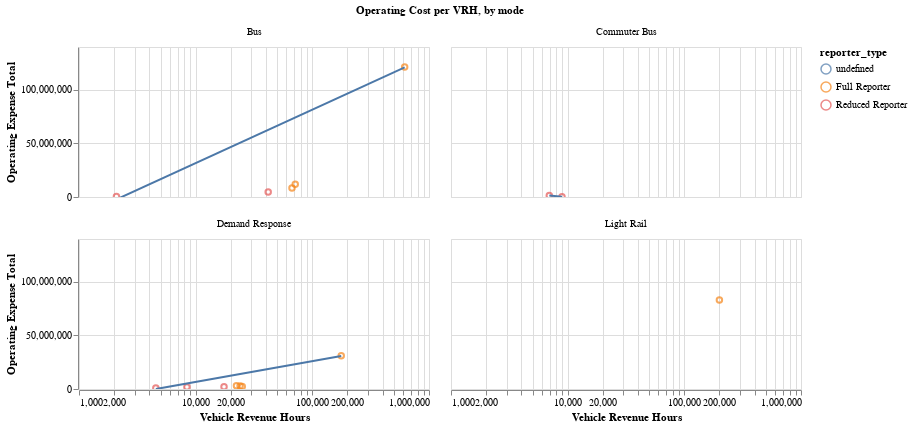

Notebook cell for this chart:
### Markdown cell above
### Operating cost per VRH
Lower is better

### Code cell
make_scatter(
    data=df_rename[df_rename["year"] == "2023"],
    y_ax="Operating Expense Total",
    x_ax="Vehicle Revenue Hours",
    color="reporter_type",
    log_scale=True,
    lin_y_ax=True,
    chart_title=""
).facet(
    facet=alt.Facet("mode", 
                    title="Operating Cost per VRH, by mode"
                   ),
    columns=2,
)

### Figure 1 — Vega-Lite specification as saved in the notebook (floating-point values rounded to 4 significant figures)
{"config": {"view": {"continuousWidth": 300, "continuousHeight": 300}}, "data": {"name": "data-b6f983303906ff6328cb42c3d90f9630"}, "facet": {"field": "mode", "title": "Operating Cost per VRH, by mode", "type": "nominal"}, "spec": {"layer": [{"mark": {"type": "point"}, "encoding": {"color": {"field": "reporter_type", "type": "nominal"}, "tooltip": [{"field": "Vehicle Revenue Hours", "type": "quantitative"}, {"field": "Operating Expense Total", "type": "quantitative"}, {"field": "agency_name", "type": "nominal"}, {"field": "year", "type": "nominal"}, {"field": "service", "type": "nominal"}, {"field": "mode", "type": "nominal"}], "x": {"field": "Vehicle Revenue Hours", "scale": {"type": "log"}, "type": "quantitative"}, "y": {"field": "Operating Expense Total", "type": "quantitative"}}, "name": "view_4", "title": ""}, {"mark": {"type": "line"}, "encoding": {"color": {"field": "reporter_type", "type": "nominal"}, "tooltip": [{"field": "Vehicle Revenue Hours", "type": "quantitative"}, {"field": "Operating Expense Total", "type": "quantitative"}, {"field": "agency_name", "type": "nominal"}, {"field": "year", "type": "nominal"}, {"field": "service", "type": "nominal"}, {"field": "mode", "type": "nominal"}], "x": {"field": "Vehicle Revenue Hours", "scale": {"type": "log"}, "type": "quantitative"}, "y": {"field": "Operating Expense Total", "type": "quantitative"}}, "title": "", "transform": [{"on": "Vehicle Revenue Hours", "regression": "Operating Expense Total"}]}], "height": 150, "width": 350}, "columns": 2, "params": [{"name": "param_4", "select": {"type": "interval", "encodings": ["x", "y"]}, "bind": "scales", "views": ["view_4"]}], "$schema": "https://vega.github.io/schema/vega-lite/v5.20.1.json", "datasets": {"data-b6f983303906ff6328cb42c3d90f9630": [{"agency_name": "City of Davis (DCT) - Transit/Parks and Community Services", "agency_status": "Active", "city": "Davis", "mode": "Demand Response", "service": "Directly Operated", "ntd_id": "90167", "reporter_type": "Reduced Reporter", "reporting_module": "Urban", "state": "CA", "primary_uza_name": "Davis, CA", "year": "2023", "Unlinked Passenger Trips": 12956, "Vehicle Revenue Hours": 4558, "Vehicle Revenue Miles": 47130, "Operating Expense Total": 910233, "RTPA": "Sacramento Area Council of Governments", "_merge": "both"}, {"agency_name": "County of Sacramento Municipal Services Agency (SCT Link) - Department of Transportation", "agency_status": "Active", "city": "Sacramento", "mode": "Demand Response", "service": "Purchased Transportation", "ntd_id": "90216", "reporter_type": "Reduced Reporter", "reporting_module": "Urban", "state": "CA", "primary_uza_name": "Sacramento, CA", "year": "2023", "Unlinked Passenger Trips": 23933, "Vehicle Revenue Hours": 8420, "Vehicle Revenue Miles": 93665, "Operating Expense Total": 1761821, "RTPA": "Sacramento Area Council of Governments", "_merge": "both"}, {"agency_name": "County of Sacramento Municipal Services Agency (SCT Link) - Department of Transportation", "agency_status": "Active", "city": "Sacramento", "mode": "Commuter Bus", "service": "Purchased Transportation", "ntd_id": "90216", "reporter_type": "Reduced Reporter", "reporting_module": "Urban", "state": "CA", "primary_uza_name": "Sacramento, CA", "year": "2023", "Unlinked Passenger Trips": 21872, "Vehicle Revenue Hours": 8941, "Vehicle Revenue Miles": 258550, "Operating Expense Total": 329434, "RTPA": "Sacramento Area Council of Governments", "_merge": "both"}, {"agency_name": "County of Sacramento Municipal Services Agency (SCT Link) - Department of Transportation", "agency_status": "Active", "city": "Sacramento", "mode": "Bus", "service": "Purchased Transportation", "ntd_id": "90216", "reporter_type": "Reduced Reporter", "reporting_module": "Urban", "state": "CA", "primary_uza_name": "Sacramento, CA", "year": "2023", "Unlinked Passenger Trips": 2184, "Vehicle Revenue Hours": 2094, "Vehicle Revenue Miles": 65959, "Operating Expense Total": 501557, "RTPA": "Sacramento Area Council of Governments", "_merge": "both"}, {"agency_name": "Paratransit, Inc.", "agency_status": "Active", "city": "Sacramento", "mode": "Demand Response", "service": "Directly Operated", "ntd_id": "90223", "reporter_type": "Full Reporter", "reporting_module": "Urban", "state": "CA", "primary_uza_name": "Sacramento, CA", "year": "2023", "Unlinked Passenger Trips": 41481, "Vehicle Revenue Hours": 25080, "Vehicle Revenue Miles": 424440, "Operating Expense Total": 2373789, "RTPA": "Sacramento Area Council of Governments", "_merge": "both"}, {"agency_name": "Sacramento Regional Transit District", "agency_status": "Active", "city": "Sacramento", "mode": "Demand Response", "service": "Directly Operated", "ntd_id": "90019", "reporter_type": "Full Reporter", "reporting_module": "Urban", "state": "CA", "primary_uza_name": "Sacramento, CA", "year": "2023", "Unlinked Passenger Trips": 429347, "Vehicle Revenue Hours": 176917, "Vehicle Revenue Miles": 2695918, "Operating Expense Total": 31106478, "RTPA": "Sacramento Area Council of Governments", "_merge": "both"}, {"agency_name": "Sacramento Regional Transit District", "agency_status": "Active", "city": "Sacramento", "mode": "Bus", "service": "Directly Operated", "ntd_id": "90019", "reporter_type": "Full Reporter", "reporting_module": "Urban", "state": "CA", "primary_uza_name": "Sacramento, CA", "year": "2023", "Unlinked Passenger Trips": 7715110, "Vehicle Revenue Hours": 618702, "Vehicle Revenue Miles": 7219695, "Operating Expense Total": 121328770, "RTPA": "Sacramento Area Council of Governments", "_merge": "both"}, {"agency_name": "Sacramento Regional Transit District", "agency_status": "Active", "city": "Sacramento", "mode": "Light Rail", "service": "Directly Operated", "ntd_id": "90019", "reporter_type": "Full Reporter", "reporting_module": "Urban", "state": "CA", "primary_uza_name": "Sacramento, CA", "year": "2023", "Unlinked Passenger Trips": 6140920, "Vehicle Revenue Hours": 199774, "Vehicle Revenue Miles": 3588470, "Operating Expense Total": 83048077, "RTPA": "Sacramento Area Council of Governments", "_merge": "both"}, {"agency_name": "Sacramento Regional Transit District", "agency_status": "Active", "city": "Sacramento", "mode": "Demand Response", "service": "Purchased Transportation - Transportation Network Company", "ntd_id": "90019", "reporter_type": "Full Reporter", "reporting_module": "Urban", "state": "CA", "primary_uza_name": "Sacramento, CA", "year": "2023", "Unlinked Passenger Trips": 64291, "Vehicle Revenue Hours": 24023, "Vehicle Revenue Miles": 529423, "Operating Expense Total": 2875752, "RTPA": "Sacramento Area Council of Governments", "_merge": "both"}, {"agency_name": "University of California, Davis (ASUCD) - Associated Students of the University of California, Davis", "agency_status": "Active", "city": "Davis", "mode": "Bus", "service": "Directly Operated", "ntd_id": "90142", "reporter_type": "Full Reporter", "reporting_module": "Urban", "state": "CA", "primary_uza_name": "Davis, CA", "year": "2023", "Unlinked Passenger Trips": 3028186, "Vehicle Revenue Hours": 66932, "Vehicle Revenue Miles": 697377, "Operating Expense Total": 8411384, "RTPA": "Sacramento Area Council of Governments", "_merge": "both"}, {"agency_name": "Yolo County Transportation District (YCTD)", "agency_status": "Active", "city": "Woodland", "mode": "Demand Response", "service": "Purchased Transportation", "ntd_id": "90090", "reporter_type": "Full Reporter", "reporting_module": "Urban", "state": "CA", "primary_uza_name": "Sacramento, CA", "year": "2023", "Unlinked Passenger Trips": 33216, "Vehicle Revenue Hours": 22370, "Vehicle Revenue Miles": 407483, "Operating Expense Total": 2937160, "RTPA": "Sacramento Area Council of Governments", "_merge": "both"}, {"agency_name": "Yolo County Transportation District (YCTD)", "agency_status": "Active", "city": "Woodland", "mode": "Bus", "service": "Purchased Transportation", "ntd_id": "90090", "reporter_type": "Full Reporter", "reporting_module": "Urban", "state": "CA", "primary_uza_name": "Sacramento, CA", "year": "2023", "Unlinked Passenger Trips": 644178, "Vehicle Revenue Hours": 71370, "Vehicle Revenue Miles": 1576566, "Operating Expense Total": 11917092, "RTPA": "Sacramento Area Council of Governments", "_merge": "both"}, {"agency_name": "Yuba-Sutter Transit Authority (YSTA)", "agency_status": "Active", "city": "Marysville", "mode": "Demand Response", "service": "Purchased Transportation", "ntd_id": "90061", "reporter_type": "Reduced Reporter", "reporting_module": "Urban", "state": "CA", "primary_uza_name": "Yuba City, CA", "year": "2023", "Unlinked Passenger Trips": 35256, "Vehicle Revenue Hours": 17502, "Vehicle Revenue Miles": 211943, "Operating Expense Total": 2125604, "RTPA": "Sacramento Area Council of Governments", "_merge": "both"}, {"agency_name": "Yuba-Sutter Transit Authority (YSTA)", "agency_status": "Active", "city": "Marysville", "mode": "Bus", "service": "Purchased Transportation", "ntd_id": "90061", "reporter_type": "Reduced Reporter", "reporting_module": "Urban", "state": "CA", "primary_uza_name": "Yuba City, CA", "year": "2023", "Unlinked Passenger Trips": 442664, "Vehicle Revenue Hours": 41852, "Vehicle Revenue Miles": 497053, "Operating Expense Total": 4741997, "RTPA": "Sacramento Area Council of Governments", "_merge": "both"}, {"agency_name": "Yuba-Sutter Transit Authority (YSTA)", "agency_status": "Active", "city": "Marysville", "mode": "Commuter Bus", "service": "Purchased Transportation", "ntd_id": "90061", "reporter_type": "Reduced Reporter", "reporting_module": "Urban", "state": "CA", "primary_uza_name": "Yuba City, CA", "year": "2023", "Unlinked Passenger Trips": 38456, "Vehicle Revenue Hours": 6960, "Vehicle Revenue Miles": 266963, "Operating Expense Total": 1329474, "RTPA": "Sacramento Area Council of Governments", "_merge": "both"}]}}
